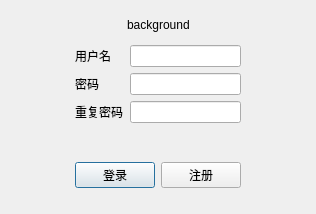
<?xml version="1.0" encoding="UTF-8"?>
<ui version="4.0">
 <class>LoginDialog</class>
 <widget class="QDialog" name="LoginDialog">
  <property name="geometry">
   <rect>
    <x>0</x>
    <y>0</y>
    <width>316</width>
    <height>214</height>
   </rect>
  </property>
  <property name="windowTitle">
   <string>Dialog</string>
  </property>
  <layout class="QGridLayout" name="gridLayout">
   <item row="1" column="0" rowspan="3">
    <spacer name="horizontalSpacer">
     <property name="orientation">
      <enum>Qt::Horizontal</enum>
     </property>
     <property name="sizeHint" stdset="0">
      <size>
       <width>0</width>
       <height>20</height>
      </size>
     </property>
    </spacer>
   </item>
   <item row="1" column="1" colspan="3">
    <layout class="QVBoxLayout" name="verticalLayout">
     <item>
      <layout class="QHBoxLayout" name="horizontalLayout" stretch="4,9">
       <item>
        <widget class="QLabel" name="label_username">
         <property name="text">
          <string>用户名</string>
         </property>
        </widget>
       </item>
       <item>
        <widget class="QLineEdit" name="lineEdit_username"/>
       </item>
      </layout>
     </item>
     <item>
      <layout class="QHBoxLayout" name="horizontalLayout_2" stretch="4,9">
       <item>
        <widget class="QLabel" name="label_password">
         <property name="text">
          <string>密码    </string>
         </property>
        </widget>
       </item>
       <item>
        <widget class="QLineEdit" name="lineEdit_password"/>
       </item>
      </layout>
     </item>
     <item>
      <layout class="QHBoxLayout" name="horizontalLayout_4" stretch="4,9">
       <item>
        <widget class="QLabel" name="label_repeat">
         <property name="text">
          <string>重复密码</string>
         </property>
        </widget>
       </item>
       <item>
        <widget class="QLineEdit" name="lineEdit_repeat"/>
       </item>
      </layout>
     </item>
    </layout>
   </item>
   <item row="1" column="4" rowspan="3">
    <spacer name="horizontalSpacer_2">
     <property name="orientation">
      <enum>Qt::Horizontal</enum>
     </property>
     <property name="sizeHint" stdset="0">
      <size>
       <width>0</width>
       <height>20</height>
      </size>
     </property>
    </spacer>
   </item>
   <item row="2" column="1">
    <widget class="QLabel" name="label_warning">
     <property name="text">
      <string/>
     </property>
    </widget>
   </item>
   <item row="3" column="1" colspan="3">
    <layout class="QHBoxLayout" name="horizontalLayout_3">
     <item>
      <widget class="QPushButton" name="pushButton_login">
       <property name="text">
        <string>登录</string>
       </property>
      </widget>
     </item>
     <item>
      <widget class="QPushButton" name="pushButton_signup">
       <property name="text">
        <string>注册</string>
       </property>
      </widget>
     </item>
    </layout>
   </item>
   <item row="4" column="2">
    <spacer name="verticalSpacer_3">
     <property name="orientation">
      <enum>Qt::Vertical</enum>
     </property>
     <property name="sizeType">
      <enum>QSizePolicy::Fixed</enum>
     </property>
     <property name="sizeHint" stdset="0">
      <size>
       <width>20</width>
       <height>15</height>
      </size>
     </property>
    </spacer>
   </item>
   <item row="0" column="2">
    <widget class="QLabel" name="label_background">
     <property name="text">
      <string>background</string>
     </property>
    </widget>
   </item>
  </layout>
 </widget>
 <resources/>
 <connections/>
</ui>
